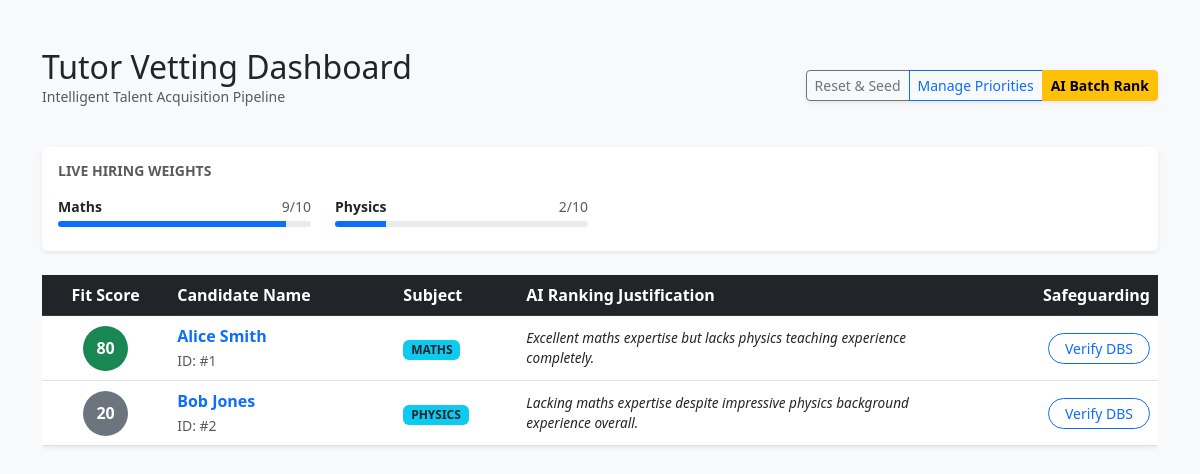
Before: / with the older database file.
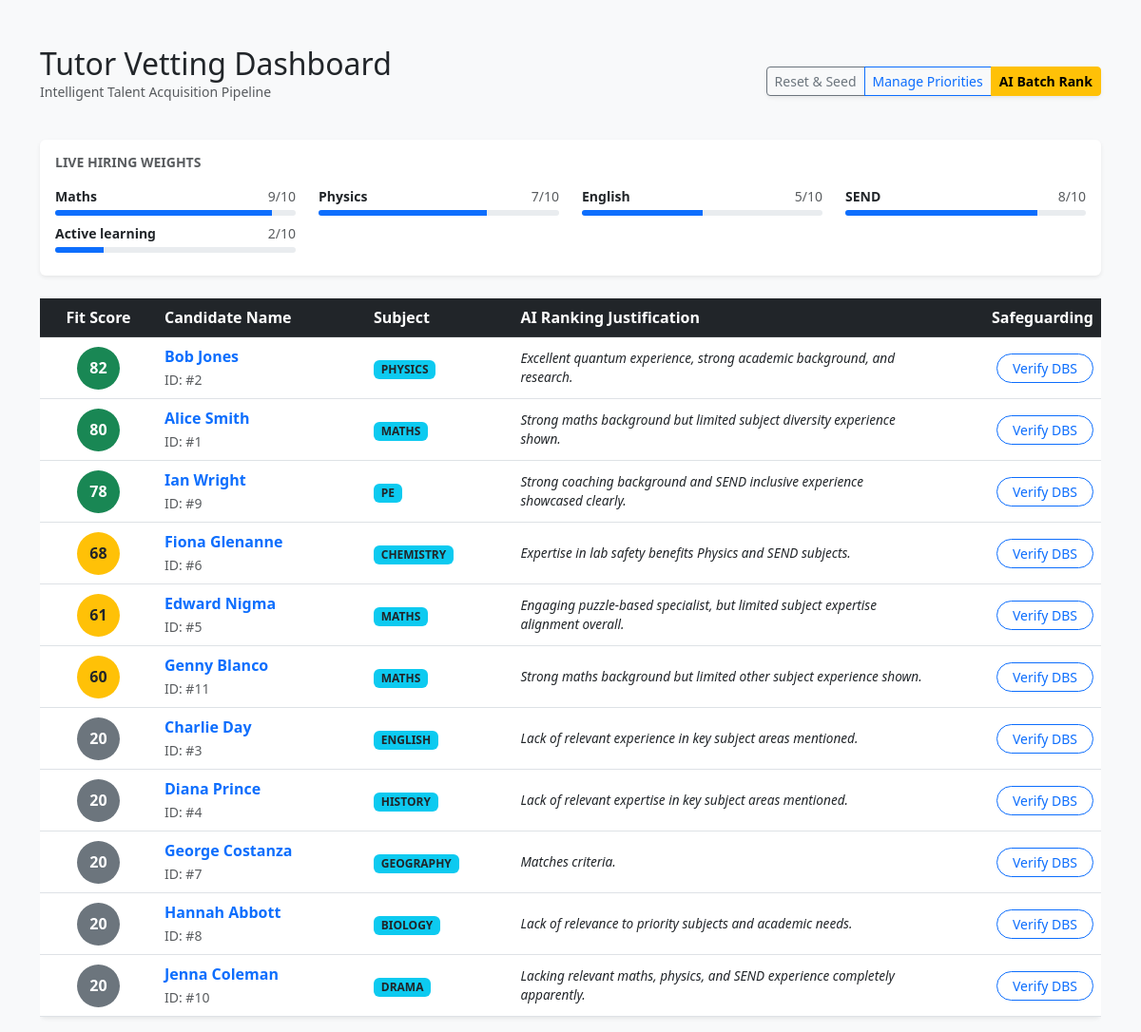
After: the same page with the newer database file.
### models.py (models this page shows)
class Priority(db.Model):
    id = db.Column(db.Integer, primary_key=True)
    category = db.Column(db.String(50)) # e.g., 'Maths', 'Experience'
    weight = db.Column(db.Integer, default=5) # 1-10 scale

class Tutor(db.Model):
    id = db.Column(db.Integer, primary_key=True)
    name = db.Column(db.String(100))
    subject = db.Column(db.String(50))
    score = db.Column(db.Float, default=0.0)
    justification = db.Column(db.Text) # For the "Why 87?" blurb
    cv_id = db.Column(db.Integer, db.ForeignKey('document.id'))
    dbs_id = db.Column(db.Integer, db.ForeignKey('document.id'))
    lesson_id = db.Column(db.Integer, db.ForeignKey('document.id'))
    cv = db.relationship('Document', foreign_keys=[cv_id])
    dbs = db.relationship('Document', foreign_keys=[dbs_id])
    lesson = db.relationship('Document', foreign_keys=[lesson_id])

### app.py (the view)
@app.route("/")
def index():
    tutors = Tutor.query.order_by(Tutor.score.desc()).all()
    priorities = Priority.query.all()
    return render_template("index.html", tutors=tutors, priorities=priorities)

### templates/index.html (shortened to what this page needs)
<!DOCTYPE html>
<html>
<head>
    <link href="https://cdn.jsdelivr.net/npm/bootstrap@5.3.0/dist/css/bootstrap.min.css" rel="stylesheet">
</head>
<body class="bg-light">
    <div class="container mt-5">
        <div class="d-flex justify-content-between align-items-center mb-4">
            <div>
                <h2 class="mb-0">Tutor Vetting Dashboard</h2>
                <p class="text-muted small">Intelligent Talent Acquisition Pipeline</p>
            </div>
            <div class="btn-group shadow-sm">
                <a href="/seed" class="btn btn-outline-secondary btn-sm">Reset & Seed</a>
                <a href="/priorities" class="btn btn-outline-primary btn-sm">Manage Priorities</a>
                <button class="btn btn-warning btn-sm fw-bold" onclick="rankAll()">AI Batch Rank</button>
            </div>
        </div>
        <div class="card mb-4 shadow-sm border-0">
            <div class="card-body">
                <h5 class="card-title text-muted small text-uppercase fw-bold mb-3">Live Hiring Weights</h5>
                <div class="row">
                    {% for p in priorities %}
                    <div class="col-md-3 mb-2">
                        <div class="d-flex justify-content-between mb-1">
                            <small class="fw-bold">{{ p.category }}</small>
                            <small class="text-muted">{{ p.weight }}/10</small>
                        </div>
                        <div class="progress" style="height: 6px;">
                            <div class="progress-bar bg-primary" style="width: {{ p.weight * 10 }}%"></div>
                        </div>
                    </div>
                    {% endfor %}
                </div>
            </div>
        </div>
        <div class="table-responsive">
            <table class="table table-hover bg-white shadow-sm rounded align-middle">
                <thead class="table-dark">
                    <tr>
                        <th class="text-center">Fit Score</th>
                        <th>Candidate Name</th>
                        <th>Subject</th>
                        <th>AI Ranking Justification</th>
                        <th class="text-end">Safeguarding</th>
                    </tr>
                </thead>
                <tbody>
                    {% for tutor in tutors %}
                    <tr>
                        <td class="text-center">
                            <div class="score-badge {% if tutor.score > 70 %}bg-success text-white{% elif tutor.score > 40 %}bg-warning text-dark{% else %}bg-secondary text-white{% endif %}">
                                {{ tutor.score|int }}
                            </div>
                        </td>
                        <td>
                            <a href="/tutor/{{ tutor.id }}" class="tutor-link">{{ tutor.name }}</a>
                            <br><small class="text-muted">ID: #{{ tutor.id }}</small>
                        </td>
                        <td><span class="badge bg-info text-dark text-uppercase">{{ tutor.subject }}</span></td>
                        <td class="justification-text" style="max-width: 300px;">
                            {{ tutor.justification or "Analysis pending batch ranking..." }}
                        </td>
                        <td class="text-end">
                            <button class="btn btn-outline-primary btn-sm rounded-pill px-3" onclick="runVetting({{ tutor.id }}, this)">
                                Verify DBS
                            </button>
                        </td>
                    </tr>
                    {% endfor %}
                </tbody>
            </table>
        </div>
    </div>
</body>
</html>

### templates/index.html (style rules this page uses)
.justification-text { font-style: italic; color: #6c757d; font-size: 0.85rem; }
.tutor-link { text-decoration: none; font-weight: bold; color: #0d6efd; }
.score-badge { width: 45px; height: 45px; display: flex; align-items: center; justify-content: center; border-radius: 50%; font-weight: bold; margin: auto; }

Changed rows visible on the page:
changed Priority "Physics": weight "2" → "7"
added Priority: category "English", weight "5"
added Priority: category "SEND", weight "8"
added Priority: category "Active learning", weight "2"
changed Tutor "Bob Jones": score "20" → "82"; justification "Lacking maths expertise despite impressive physics background experience overall." → "Excellent quantum experience, strong academic background, and research."; moves up the list
changed Tutor "Alice Smith": justification "Excellent maths expertise but lacks physics teaching experience completely." → "Strong maths background but limited subject diversity experience shown."
added Tutor: score "78", name "Ian Wright", id "9", subject "PE", justification "Strong coaching background and SEND inclusive experience showcased clearly."
added Tutor: score "68", name "Fiona Glenanne", id "6", subject "CHEMISTRY", justification "Expertise in lab safety benefits Physics and SEND subjects."
added Tutor: score "61", name "Edward Nigma", id "5", subject "MATHS", justification "Engaging puzzle-based specialist, but limited subject expertise alignment overall."
added Tutor: score "60", name "Genny Blanco", id "11", subject "MATHS", justification "Strong maths background but limited other subject experience shown."
added Tutor: score "20", name "Charlie Day", id "3", subject "ENGLISH", justification "Lack of relevant experience in key subject areas mentioned."
added Tutor: score "20", name "Diana Prince", id "4", subject "HISTORY", justification "Lack of relevant expertise in key subject areas mentioned."
added Tutor: score "20", name "George Costanza", id "7", subject "GEOGRAPHY", justification "Matches criteria."
added Tutor: score "20", name "Hannah Abbott", id "8", subject "BIOLOGY", justification "Lack of relevance to priority subjects and academic needs."
added Tutor: score "20", name "Jenna Coleman", id "10", subject "DRAMA", justification "Lacking relevant maths, physics, and SEND experience completely apparently."
